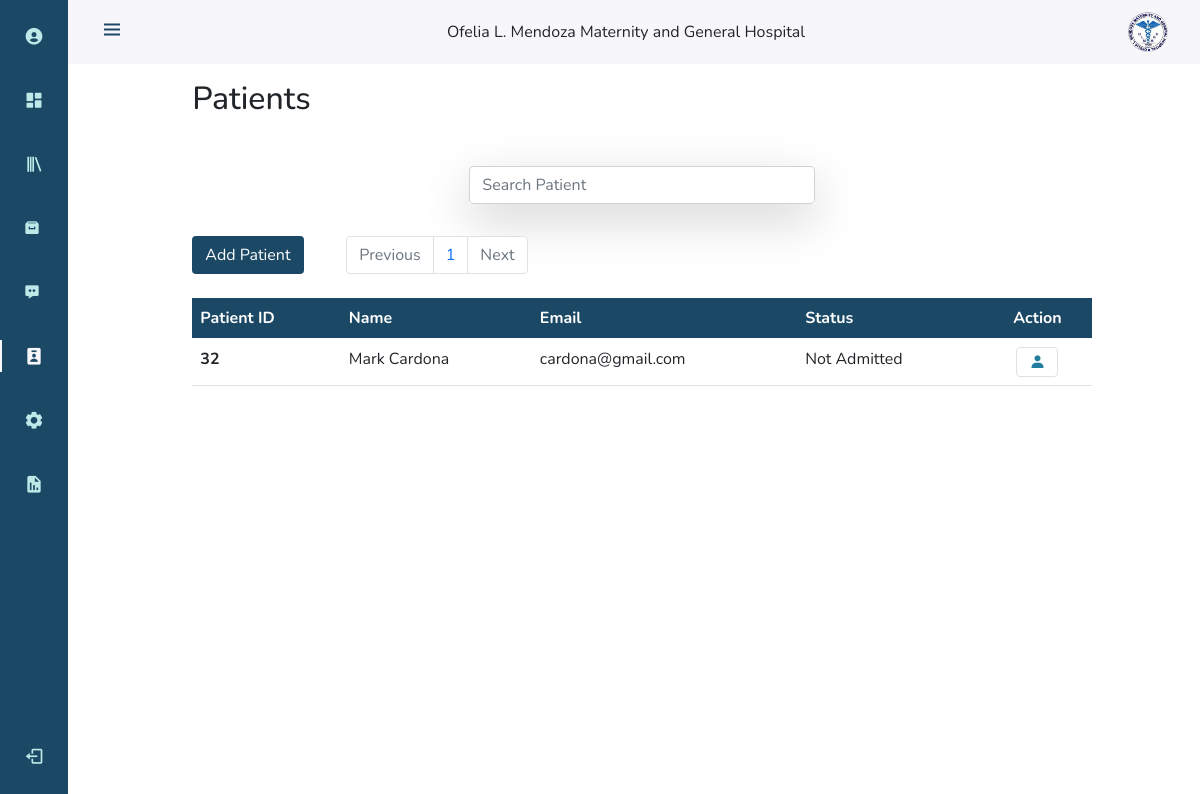
The page /php/patients/patients.php (signed in) on the database its author committed.
### tables this page shows
CREATE TABLE `tbl_accounts` (
  `acc_id` int(40) NOT NULL,
  `auto_id` varchar(255) NOT NULL,
  `username` varchar(100) NOT NULL,
  `password` varchar(300) NOT NULL,
  `first_name` varchar(100) NOT NULL,
  `middle_name` varchar(100) DEFAULT NULL,
  `last_name` varchar(100) NOT NULL,
  `email` varchar(60) NOT NULL,
  `emp_id` varchar(100) NOT NULL,
  `position` varchar(40) NOT NULL,
  `date_created` date DEFAULT NULL,
  `time_created` time DEFAULT NULL
);

CREATE TABLE `tbl_patients` (
  `patient_id` int(30) NOT NULL,
  `username` varchar(60) NOT NULL,
  `password` varchar(60) NOT NULL,
  `first_name` varchar(50) NOT NULL,
  `middle_name` varchar(50) DEFAULT NULL,
  `last_name` varchar(50) NOT NULL,
  `contact_no` varchar(20) NOT NULL,
  `email` varchar(60) DEFAULT NULL,
  `sex` varchar(10) NOT NULL,
  `religion` varchar(30) DEFAULT NULL,
  `address` varchar(150) NOT NULL,
  `birthdate` varchar(30) NOT NULL,
  `occupation` varchar(30) DEFAULT NULL,
  `status` varchar(255) NOT NULL,
  `record_status` varchar(255) NOT NULL,
  `date_added` date DEFAULT NULL,
  `time_added` time DEFAULT NULL,
  `pass_status` varchar(20) NOT NULL DEFAULT 'default'
);

### php/patients/patients.php (the view, shortened to what this page needs)
<?php
include_once '../dbconn.php';
$limit = 8;
$page = isset($_GET['page']) ? $_GET['page'] : 1;
$start = ($page - 1) * $limit;
$get_count_stmt = $connection->prepare("SELECT count(patient_id) as id FROM tbl_patients;");
$get_count_stmt->execute();
$count_result = $get_count_stmt->get_result();
$count_row = $count_result->fetch_array(MYSQLI_ASSOC);
$total = $count_row['id'];
$pages =  ceil($total/$limit);
$Previous = $page - 1;
$Next = $page + 1;
$connection->real_query("SELECT * FROM tbl_patients ORDER BY date_added DESC,time_added DESC LIMIT $start,$limit");
$patients_result = $connection->use_result();
?>
<!DOCTYPE html>
<html lang="en">
<head>
    <link href="https://cdn.jsdelivr.net/npm/bootstrap@5.0.2/dist/css/bootstrap.min.css" rel="stylesheet">
    <link href='https://unpkg.com/boxicons@2.0.9/css/boxicons.min.css' rel='stylesheet'>
    <link href='../../css/patients.css' rel='stylesheet'>
    <link rel="stylesheet" href="../../css/nav.css">
</head>
<body id="body-pd">
<?php include_once '../admin_nav.php';?>
    <div class="row my-3">
        <div class="col-12">
                        <div class="row justify-content-center">
                            <div class="col-10 mx-5 my-3">
                                <h2>Patients</h2>
                            </div>
                        </div>
                        <div class="row my-4 justify-content-center">
                            <div class="col-md-4">
                                <form>
                                        <div class="form-group shadow-lg">
                                            <input type="text" class="form-control" id="search_patient" placeholder="Search Patient" autocomplete="off">
                                        </div>
                                </form>
                            </div>
                        </div>
                        <div class="row justify-content-center">
                            <div class="col-md-10">
                                <div class="row my-2">
                                    <div class="col-4 col-md-2">
                                        <form>
                                               <a href="add_patient.php">
                                                   <div class="form-group btn add_patient text-white">
                                                        Add Patient
                                                   </div>
                                               </a>
                                        </form>
                                    </div>
                                    <div class="col-8 col-md-10">
                                                        <nav aria-label="Page navigation example">
                                                            <ul class="pagination">
                                                                <?php
                                                                    if($Previous>0)
                                                                    {
                                                                       echo' <li class="page-item">
                                                                            <a class="page-link" href="patients.php?page='.$Previous.'">Previous</a>
                                                                        </li>';
                                                                    }else{
                                                                        echo' <li class="page-item disabled">
                                                                            <a class="page-link" href="#">Previous</a>
                                                                        </li>';
                                                                    }
                                                                    for($i=1; $i<=$pages; $i++)
                                                                    {
                                                                        echo '<li class="page-item"><a class="page-link" href="patients.php?page='.$i.'">'.$i.'</a></li>';
                                                                    }
                                                                    if($Next<=$pages)
                                                                    {
                                                                       echo' <li class="page-item">
                                                                            <a class="page-link" href="patients.php?page='.$Next.'">Next</a>
                                                                        </li>';
                                                                    }else{
                                                                        echo' <li class="page-item disabled">
                                                                            <a class="page-link" href="#">Next</a>
                                                                        </li>';
                                                                    }
                                                                ?>
                                                            </ul>
                                                        </nav>
                                                    </div>
                                </div>
                                <table class="table">
                                    <thead class="text-white">
                                        <tr>
                                            <th scope="col">Patient ID</th>
                                            <th scope="col">Name</th>
                                            <th scope="col">Email</th>
                                            <th scope="col">Status</th>
                                            <th scope="col" class="text-center">Action</th>
                                        </tr>
                                    </thead>
                                    <tbody>
                                            <?php
                                            foreach ($patients_result as $row_patient) {
                                                    echo "
                                                    <tr>
                                                        <th scope='row'>".$row_patient["patient_id"]."</th>
                                                        <td>".$row_patient["first_name"]." ".$row_patient["middle_name"]." ".$row_patient["last_name"]."</td>
                                                        <td>".$row_patient["email"]."</td>
                                                        <td>".$row_patient["status"]."</td>
                                                        <td class='text-center'>
                                                            <i class='bx bxs-user mx-1 btn border view_patient' id='".$row_patient["patient_id"]."' title='View Patient'></i>";
                                                    echo"
                                                        </td>
                                                    </tr>";
                                            }
                                            ?>
                                    </tbody>
                                </table>
                            </div>
                        </div>
            </div>
        </div>
</body>
</html>

### php/admin_nav.php (shortened to what this page needs)
<?php
include_once '../dbconn.php';
$ID = $_SESSION['ID'];
 $sql = "SELECT * FROM tbl_accounts where acc_id = '$ID'";
 $result = $conn -> query($sql);
 if($result->num_rows>0)
 {
    while($row = $result -> fetch_assoc())
    {
         $active_account_name = $row['first_name'];
         echo '
        <header class="header" id="header">
            <div class="header_toggle"> <i class="bx bx-menu" id="header-toggle"></i> </div>
            <div>  Ofelia L. Mendoza Maternity and General Hospital </div>
            <div class="header_img"> <img src="../../images/ofelia_logo.png" alt=""> </div>
        </header>
        <div class="l-navbar" id="nav-bar">
            <nav class="nav nav_class">
                <div>
                    <div class="nav_list">
                        <a href="../profile/view_profile.php" class="nav_link" title="Profile" id="profile_link"> <i class="bx bxs-user-circle nav_icon"></i> <span class="nav_name">'.$active_account_name.'</span> </a>
                        <a href="../dashboard/dashboard.php" class="nav_link" title="Dashboard" id="dashboard_link"> <i class="bx bxs-dashboard nav_icon"></i> <span class="nav_name">Dashboard</span> </a>
                        <a href="../patients_record_management/patients_records.php" title="Patients Records" class="nav_link" id="record_management_link"> <i class="bx bx-library nav_icon"></i> <span class="nav_name">Patients Records</span> </a>
                        <a href="../patients_record_archive/patients_archive.php" title="Patient Archived Records" class="nav_link" id="archive_link"> <i class="bx bxs-archive"></i> <span class="nav_name">Patients Record Archive</span> </a>
                        <a href="../patients_follow_ups/patients_follow_ups.php" title="Patients Follow Ups" class="nav_link" id="followup_link"><i class="bx bxs-message-dots"></i> <span class="nav_name"> Patients Follow Ups <sup></sup></span></a>
                        <a href="../patients/patients.php" class="nav_link" title="Patients" id ="patients_link"> <i class="bx bxs-user-badge nav_icon"></i> <span class="nav_name">Patients</span> </a>
                        ';
                        if(isset($_SESSION["position"]) && $_SESSION["position"]=="Administrator"){
                        echo'
                        <a href="../account_management/account_management.php" title="Accounts Management" class="nav_link" id="account_management_link"> <i class="bx bxs-cog nav_icon"></i> <span class="nav_name">Accounts Management</span> </a>
                        <a href="../report_generation/report_generation.php" title="Reports" class="nav_link" id="report_generation_link"> <i class="bx bxs-report nav_icon"></i> <span class="nav_name">Generate Reports</span> </a>
                        ';}
                        echo'
                    </div>
                </div>
                <a onclick="logout()" title="Sign Out" id="logout" class="nav_link"> <i class="bx bx-log-out nav_icon"></i> <span class="nav_name">Log out</span> </a>
            </nav>
        </div> ';
    }
 }
?>

### css/patients.css (style rules this page uses)
thead { background-color: rgb(27, 73, 101); }
#patients_link { color: #F7F6FB; }
#patients_link::before { color: #F7F6FB; content: ''; position: absolute; left: 0; width: 2px; height: 32px; background-color: var(--white-color) }
.btn.add_patient { background-color: rgb(27, 73, 101); outline: none; }
.btn.view_patient { background-color: white; color: rgb(34, 124, 157); }

### css/nav.css (style rules this page uses)
:root { --header-height: 3rem; --nav-width: 68px; --first-color: #1B4965; --first-color-light: #BEE9E8; --white-color: #F7F6FB; --body-font: 'Nunito', sans-serif; --normal-font-size: 1rem; --z-fixed: 100 }
body { position: relative; margin: var(--header-height) 0 0 0; padding: 0 1rem; font-family: var(--body-font); font-size: var(--normal-font-size); transition: .5s }
a { text-decoration: none }
.header { width: 100%; height: var(--header-height); position: fixed; top: 0; left: 0; display: flex; align-items: center; justify-content: space-between; padding: 0 1rem; background-color: var(--white-color); z-index: var(--z-fixed); transition: .5s }
.header_toggle { color: var(--first-color); font-size: 1.5rem; cursor: pointer }
.header_img { width: 35px; height: 35px; display: flex; justify-content: center; border-radius: 50%; overflow: hidden }
.header_img img { width: 40px }
.l-navbar { position: fixed; top: 0; left: -30%; width: var(--nav-width); height: 100vh; background-color: var(--first-color); padding: .5rem 1rem 0 0; transition: .5s; z-index: var(--z-fixed) }
.nav_class { height: 100%; display: flex; flex-direction: column; justify-content: space-between; overflow: hidden }
.nav_logo, .nav_link { display: grid; grid-template-columns: max-content max-content; align-items: center; column-gap: 1rem; padding: .5rem 0 .5rem 1.5rem }
.nav_link { position: relative; color: var(--first-color-light); margin-bottom: 1.5rem; transition: .3s }
.nav_icon { font-size: 1.25rem }
#logout { cursor: pointer; }
@media screen and (min-width: 768px) { body { margin: calc(var(--header-height) + 1rem) 0 0 0; padding-left: calc(var(--nav-width) + 2rem) } }
@media screen and (min-width: 768px) { .header { height: calc(var(--header-height) + 1rem); padding: 0 2rem 0 calc(var(--nav-width) + 2rem) } }
@media screen and (min-width: 768px) { .header_img { width: 40px; height: 40px } }
@media screen and (min-width: 768px) { .header_img img { width: 45px } }
@media screen and (min-width: 768px) { .l-navbar { left: 0; padding: 1rem 1rem 0 0 } }

### rows shown on the page
tbl_patients: patient_id "32", first_name "Mark", last_name "Cardona", email "cardona@gmail.com", status "Not Admitted"
